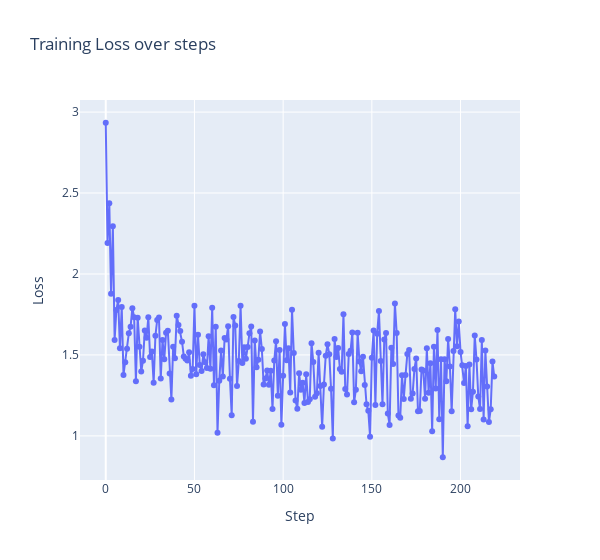

This figure's notebook cell:
### Code cell
import plotly.express as px
fig = px.line(yuayloss, x='./weights_yuaylong - _step', y='./weights_yuaylong - train/loss', title='Loss over epochs')
fig.update_traces(mode='lines+markers')
fig.update_layout(
    title="Training Loss over steps",
    xaxis_title="Step",
    yaxis_title="Loss",
    width=600,
    # template="plotly_dark"
)

### Figure 1 — Plotly figure (JSON) as saved in the notebook; plotly's stock layout.template omitted (floating-point values rounded to 4 significant figures; data arrays with more than 128 entries replaced by an {"elided": "..."} marker saying what was removed)
{"data": [{"hovertemplate": "./weights_yuaylong - _step=%{x}<br>./weights_yuaylong - train/loss=%{y}<extra></extra>", "legendgroup": "", "line": {"color": "#636efa", "dash": "solid"}, "marker": {"symbol": "circle"}, "mode": "lines+markers", "name": "", "orientation": "v", "showlegend": false, "type": "scatter", "x": {"elided": "220 int values"}, "xaxis": "x", "y": {"elided": "220 float values"}, "yaxis": "y"}], "layout": {"legend": {"tracegroupgap": 0}, "title": {"text": "Training Loss over steps"}, "width": 600, "xaxis": {"anchor": "y", "domain": [0, 1], "title": {"text": "Step"}}, "yaxis": {"anchor": "x", "domain": [0, 1], "title": {"text": "Loss"}}}}
